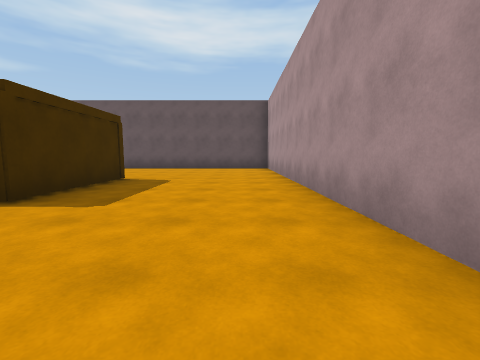
view 1 (above)

17 first-person views from a walk through a 3-D level made in the Unity game engine. The camera is 1.2 m above the floor, tilts 6° down and sees 90° across. The floor is counted in squares, 2.4 m on a side. Each view is taken from the middle of a square. On the plan, view 1 faces up. The plan holds only what a view shows up to about 9 squares ahead; the rest is blank. The place goes on beyond the plan. The player character is not drawn. Surface patterns are stand-ins for the level's own textures.

view 2
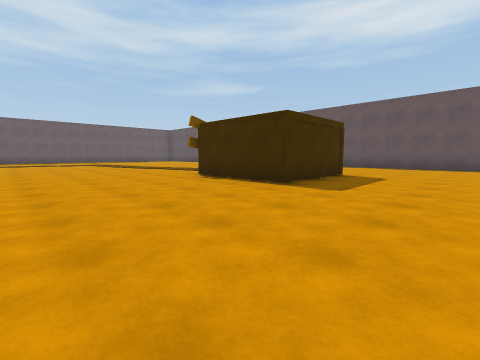

view 3
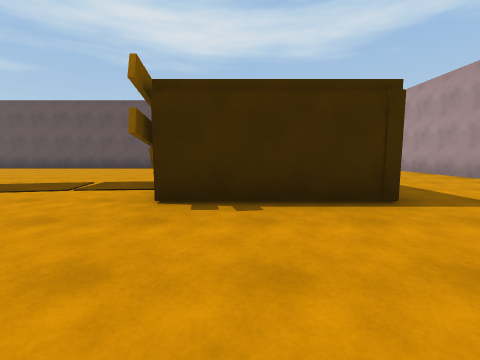

view 4
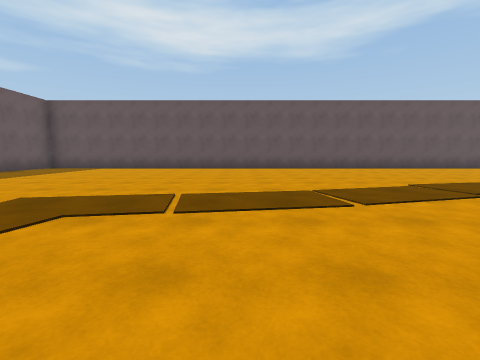

view 5
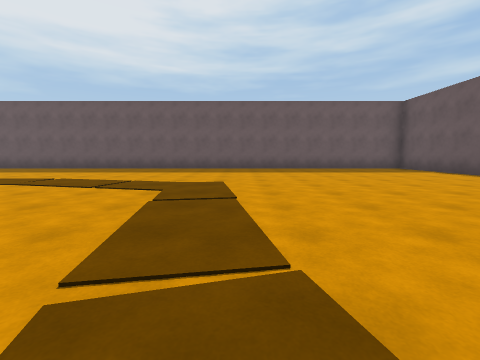

view 6
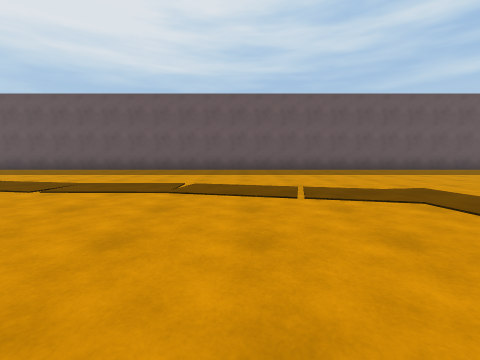

view 7
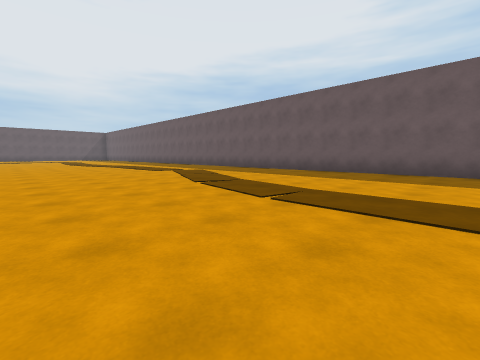

view 8
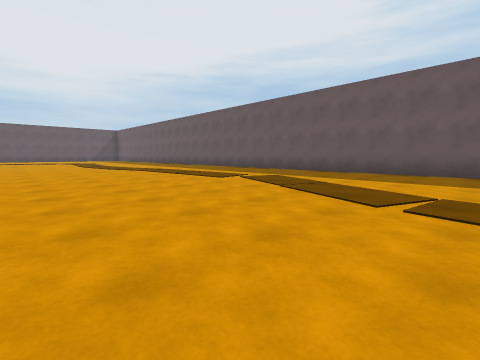

view 9
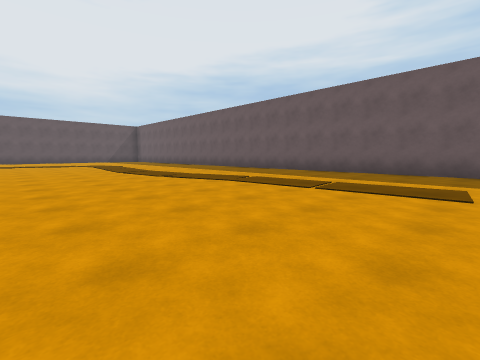

view 10
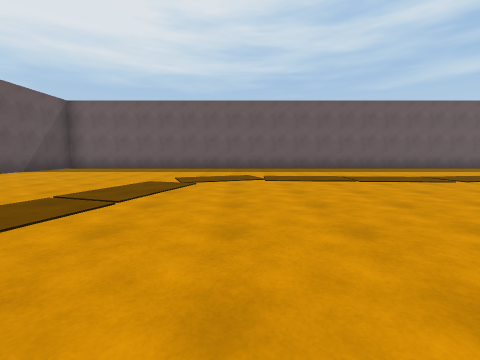

view 11
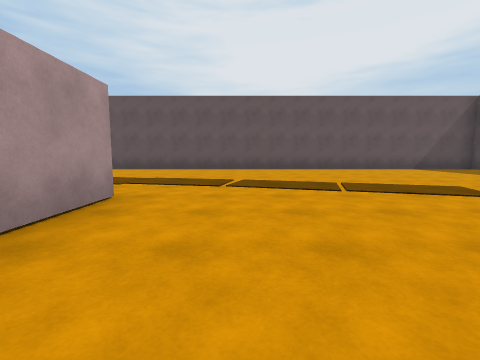

view 12
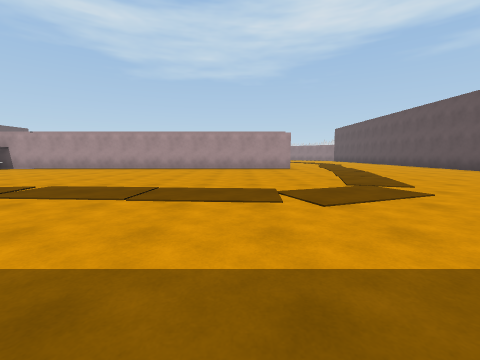

view 13
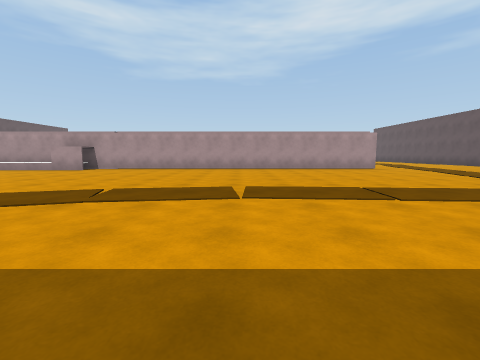

view 14
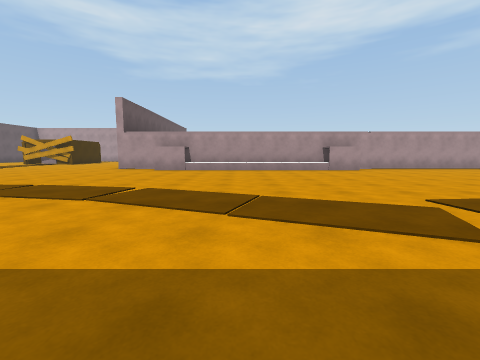

view 15
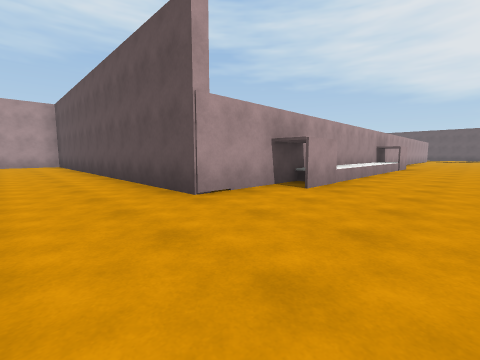

view 16
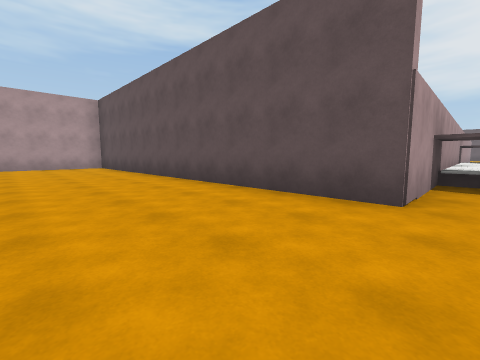

view 17
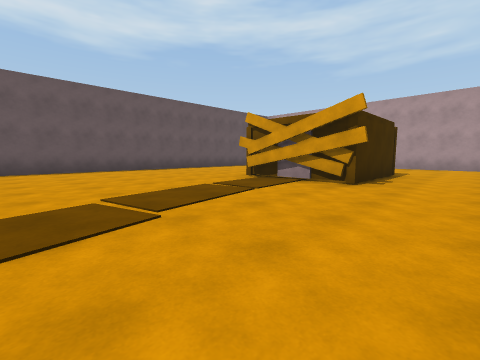

### Floor plan
Points are (right, up) in squares from view 1. A wall is a line through its corners. A room is listed if a view was taken in it or the views show most of it. See-through windows are left out.
Room 1 (views 1, 2, 3, 4, 5, 6, 7, 8, 9, 10, 11, 12, 13, 14, 15, 16, 17)
walls: (-9.2, -10) (-9.2, -3.1); (-4.9, 2.4) (-4.9, 5); (-5, 2.8) (-5, 2.2); (-2.4, 5) (-2.4, 2.4) (-5, 2.4) (-5, 4.8); (-8.5, -19.9) (-8.5, -1.7) (1, -1.7) (1, 9) (-18, 9) (-18, -25.3) (-6.5, -25.3)
low walls: (-9.1, -4) (-8.5, -4)
ways out: opening at (-6.4, -22)

Where each view was taken, in squares from view 1:
view 1: 0 up, 0 right, facing up
view 2: 1 down, 0 right, facing up-left
view 3: 0 up, 4 left, facing up
view 4: 0 up, 11 left, facing up
view 5: 3 up, 9 left, facing left
view 6: 0 up, 10 left, facing left
view 7: 1 down, 11 left, facing down-left
view 8: 4 down, 11 left, facing down-left
view 9: 8 down, 11 left, facing down-left
view 10: 19 down, 9 left, facing left
view 11: 17 down, 10 left, facing down
view 12: 18 down, 17 left, facing right
view 13: 15 down, 17 left, facing right
view 14: 6 down, 17 left, facing right
view 15: 0 up, 11 left, facing down-right
view 16: 1 up, 9 left, facing down-right
view 17: 1 up, 9 left, facing up-right
